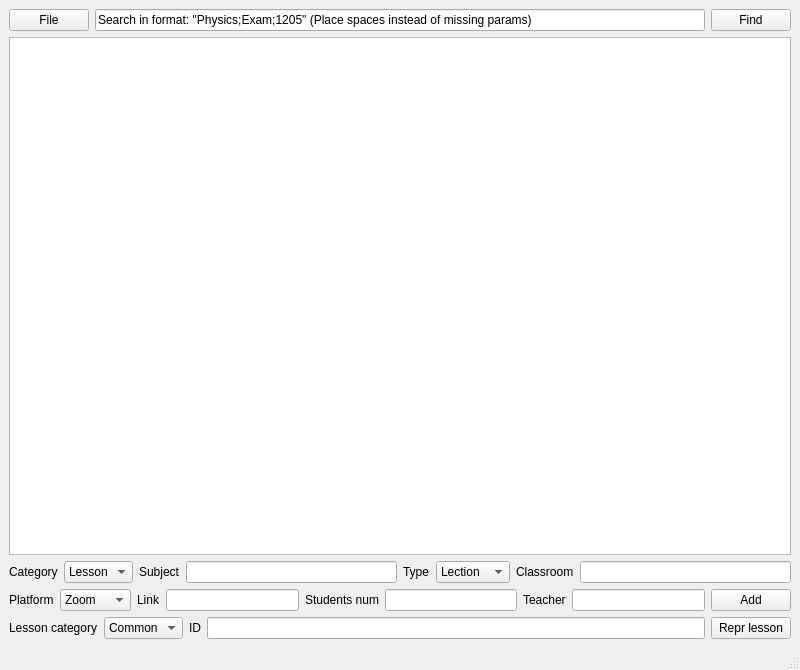
<?xml version="1.0" encoding="UTF-8"?>
<ui version="4.0">
 <class>MainWindow</class>
 <widget class="QMainWindow" name="MainWindow">
  <property name="geometry">
   <rect>
    <x>0</x>
    <y>0</y>
    <width>800</width>
    <height>670</height>
   </rect>
  </property>
  <property name="windowTitle">
   <string>MainWindow</string>
  </property>
  <widget class="QWidget" name="centralwidget">
   <layout class="QVBoxLayout" name="verticalLayout">
    <item>
     <layout class="QHBoxLayout" name="horizontalLayout">
      <item>
       <widget class="QPushButton" name="chooseFile">
        <property name="text">
         <string>File</string>
        </property>
       </widget>
      </item>
      <item>
       <widget class="QLineEdit" name="editSearch">
        <property name="text">
         <string>Search in format: &quot;Physics;Exam;1205&quot; (Place spaces instead of missing params)</string>
        </property>
       </widget>
      </item>
      <item>
       <widget class="QPushButton" name="buttonFind">
        <property name="text">
         <string>Find</string>
        </property>
       </widget>
      </item>
     </layout>
    </item>
    <item>
     <widget class="myTextBrowser" name="textOut"/>
    </item>
    <item>
     <layout class="QHBoxLayout" name="horizontalLayout_2">
      <item>
       <widget class="QLabel" name="label_15">
        <property name="text">
         <string>Category</string>
        </property>
       </widget>
      </item>
      <item>
       <widget class="QComboBox" name="comboCat">
        <item>
         <property name="text">
          <string>Lesson</string>
         </property>
        </item>
        <item>
         <property name="text">
          <string>Online</string>
         </property>
        </item>
        <item>
         <property name="text">
          <string>Open</string>
         </property>
        </item>
       </widget>
      </item>
      <item>
       <widget class="QLabel" name="label">
        <property name="text">
         <string>Subject</string>
        </property>
       </widget>
      </item>
      <item>
       <widget class="QLineEdit" name="lineSubject"/>
      </item>
      <item>
       <widget class="QLabel" name="label_2">
        <property name="text">
         <string>Type</string>
        </property>
       </widget>
      </item>
      <item>
       <widget class="QComboBox" name="comboType">
        <item>
         <property name="text">
          <string>Lection</string>
         </property>
        </item>
        <item>
         <property name="text">
          <string>Practice</string>
         </property>
        </item>
        <item>
         <property name="text">
          <string>Lab</string>
         </property>
        </item>
        <item>
         <property name="text">
          <string>Exam</string>
         </property>
        </item>
       </widget>
      </item>
      <item>
       <widget class="QLabel" name="label_3">
        <property name="text">
         <string>Classroom</string>
        </property>
       </widget>
      </item>
      <item>
       <widget class="QLineEdit" name="lineClassroom"/>
      </item>
     </layout>
    </item>
    <item>
     <layout class="QHBoxLayout" name="horizontalLayout_4">
      <item>
       <widget class="QLabel" name="label_9">
        <property name="text">
         <string>Platform</string>
        </property>
       </widget>
      </item>
      <item>
       <widget class="QComboBox" name="comboPlatformOnline">
        <item>
         <property name="text">
          <string>Zoom</string>
         </property>
        </item>
        <item>
         <property name="text">
          <string>Moodle</string>
         </property>
        </item>
        <item>
         <property name="text">
          <string>Discord</string>
         </property>
        </item>
        <item>
         <property name="text">
          <string>Skype</string>
         </property>
        </item>
       </widget>
      </item>
      <item>
       <widget class="QLabel" name="label_8">
        <property name="text">
         <string>Link</string>
        </property>
       </widget>
      </item>
      <item>
       <widget class="QLineEdit" name="lineLink"/>
      </item>
      <item>
       <widget class="QLabel" name="label_14">
        <property name="text">
         <string>Students num</string>
        </property>
       </widget>
      </item>
      <item>
       <widget class="QLineEdit" name="lineStudentsNum"/>
      </item>
      <item>
       <widget class="QLabel" name="label_11">
        <property name="text">
         <string>Teacher</string>
        </property>
       </widget>
      </item>
      <item>
       <widget class="QLineEdit" name="lineTeacher"/>
      </item>
      <item>
       <widget class="QPushButton" name="buttonAdd">
        <property name="text">
         <string>Add</string>
        </property>
       </widget>
      </item>
     </layout>
    </item>
    <item>
     <layout class="QHBoxLayout" name="horizontalLayout_3">
      <item>
       <widget class="QLabel" name="label_4">
        <property name="text">
         <string>Lesson category</string>
        </property>
       </widget>
      </item>
      <item>
       <widget class="QComboBox" name="comboCatRepr">
        <item>
         <property name="text">
          <string>Common</string>
         </property>
        </item>
        <item>
         <property name="text">
          <string>Online</string>
         </property>
        </item>
        <item>
         <property name="text">
          <string>Open</string>
         </property>
        </item>
       </widget>
      </item>
      <item>
       <widget class="QLabel" name="label_5">
        <property name="text">
         <string>ID</string>
        </property>
       </widget>
      </item>
      <item>
       <widget class="QLineEdit" name="lineID"/>
      </item>
      <item>
       <widget class="QPushButton" name="buttonRepr">
        <property name="text">
         <string>Repr lesson</string>
        </property>
       </widget>
      </item>
     </layout>
    </item>
   </layout>
  </widget>
  <widget class="QMenuBar" name="menubar">
   <property name="geometry">
    <rect>
     <x>0</x>
     <y>0</y>
     <width>800</width>
     <height>21</height>
    </rect>
   </property>
  </widget>
  <widget class="QStatusBar" name="statusbar"/>
 </widget>
 <customwidgets>
  <customwidget>
   <class>myTextBrowser</class>
   <extends>QTextBrowser</extends>
   <header>mytextbrowser.h</header>
  </customwidget>
 </customwidgets>
 <resources/>
 <connections>
  <connection>
   <sender>buttonFind</sender>
   <signal>clicked()</signal>
   <receiver>MainWindow</receiver>
   <slot>findLesson()</slot>
   <hints>
    <hint type="sourcelabel">
     <x>748</x>
     <y>44</y>
    </hint>
    <hint type="destinationlabel">
     <x>710</x>
     <y>58</y>
    </hint>
   </hints>
  </connection>
  <connection>
   <sender>buttonAdd</sender>
   <signal>clicked()</signal>
   <receiver>MainWindow</receiver>
   <slot>addLesson()</slot>
   <hints>
    <hint type="sourcelabel">
     <x>775</x>
     <y>603</y>
    </hint>
    <hint type="destinationlabel">
     <x>722</x>
     <y>626</y>
    </hint>
   </hints>
  </connection>
  <connection>
   <sender>buttonRepr</sender>
   <signal>clicked()</signal>
   <receiver>MainWindow</receiver>
   <slot>reprLesson()</slot>
   <hints>
    <hint type="sourcelabel">
     <x>768</x>
     <y>631</y>
    </hint>
    <hint type="destinationlabel">
     <x>758</x>
     <y>641</y>
    </hint>
   </hints>
  </connection>
 </connections>
 <slots>
  <slot>findLesson()</slot>
  <slot>addLesson()</slot>
  <slot>reprLesson()</slot>
 </slots>
</ui>
